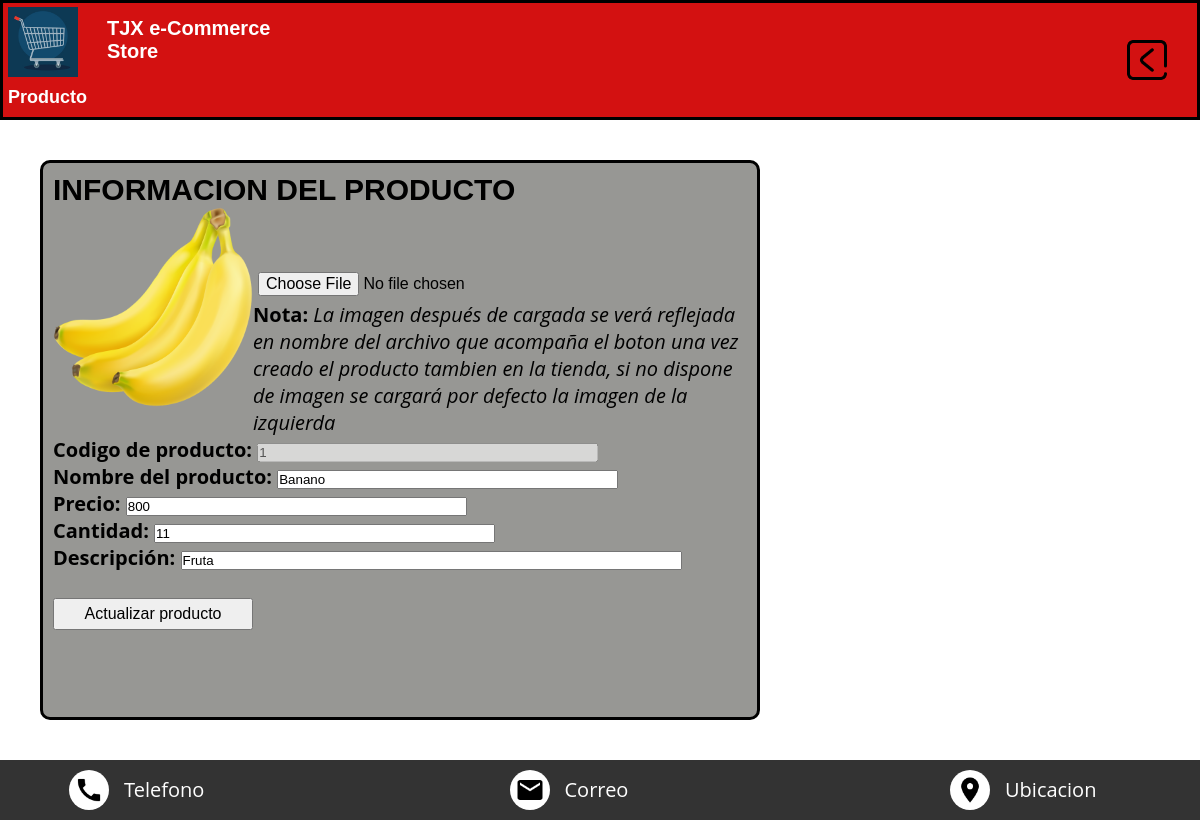
Page /editp/1 (signed in) on the committed database.
### tables this page shows
CREATE TABLE Productos (Codigo INTEGER NOT NULL PRIMARY KEY AUTOINCREMENT, Nombre TEXT NOT NULL, Descripcion TEXT NOT NULL, Precio INTEGER NOT NULL, Cantidad INTEGER NOT NULL, URL_prod TEXT DEFAULT NULL);

### main.py (the view)
@app.route('/editp/<string:id>')
def get_producto(id):
    if 'user' in session:
        try:
            with sqlite3.connect("TJX_productos.db") as con:
                cur = con.cursor()
                query = cur.execute("SELECT Rol FROM Usuarios WHERE Correo = ?",[session['user']]).fetchone()
                rol = query
                if rol[0] == 'Admin':
                    try:
                        with sqlite3.connect("TJX_productos.db") as con:
                            cur = con.cursor()
                            cur.execute('SELECT * FROM Productos WHERE Codigo = {0}'.format(id))
                            data=cur.fetchall()
                            return render_template('editproduct.html', datosprod = data[0])
                    except Error:
                        flash("No se pudo editar el producto")
                        return render_template('editproduct.html')
                else:
                    return redirect('/')
        except Error:
            return redirect('/')
    else:
        return redirect('/')

### templates/editproduct.html (shortened to what this page needs)
{% extends "base/base.html" %}
{% block stylesheet %}
<link rel="stylesheet" href="{{url_for('static',filename='css/product_style.css')}}" />
{% endblock %}
{% block namesheet %}Producto{% endblock %}
{% block content %}
<main>
    <form action="/update_product/{{datosprod.0}}" method="POST" enctype="multipart/form-data">
        <div class="tarjeta_producto">
            <div>
                <h2 class="nombre_txt"><b>INFORMACION DEL PRODUCTO</b></h2>
            </div>
            <div class="img_datos">
                {% if datosprod.5 == None %}
                <img src="/static/img/paquete.png" alt="buscar" class="img_product" />
                {% else %}
                <img src="/static/img/img_products/{{datosprod.5}}" alt="buscar" class="img_product" />
                {% endif %}
                <div class="img_controles">
                    <div class="botonera">
                        <input type="file" name="archivo" accept=".png, .jpeg, .jpg">
                    </div>
                    <p><b>Nota: </b><i>La imagen después de cargada se verá reflejada en nombre del archivo que acompaña el boton una vez creado el producto tambien en la tienda, si no dispone de imagen se cargará por defecto la imagen de la izquierda</i></p>
                </div>
            </div>
            <div>
                <p class="nombre_txt"><b>Codigo de producto: </b><input type="text" name="cod_p" size="40" disabled value={{datosprod.0}}> </p>
                <p class="nombre_txt"><b>Nombre del producto: </b><input type="text" name="nom_p" size="40" value={{datosprod.1}}> </p>
                <p class="nombre_txt"><b>Precio: </b><input type="text" name="precio_p" size="40" value={{datosprod.3}}> </p>
                <p class="nombre_txt"><b>Cantidad: </b><input type="text" name="cant_p" size="40" value={{datosprod.4}}> </p>
            </div>
            <p class="nombre_txt"><b>Descripción: </b><input type="text" name="desc_p" size="60" value={{datosprod.2}}> </p>
           <br>
           <div>
                <input type="submit" class="guardarp" value="Actualizar producto" id="btn_guardar">
            </div>
            <br>
        </div>
    </form>
</main>
{% endblock %}

### static/css/menu_style.css (style rules this page uses)
* { margin: 0; padding: 0; box-sizing: border-box; }
img { display: block; max-width: 100%; }
body { font-family: "open sans", sans-serif; margin: 0%; }
h1, h2, h3 { font-family: Arial, Helvetica, sans-serif; }

### static/css/product_style.css (style rules this page uses)
.tarjeta_producto { width: 60%; height: 70vh; margin: 40px; gap: 10px; padding:10px; background: rgba(105, 105, 100, 0.692); font-size: 20px; color: black; border-style: solid; border-radius: 10px; }
.img_datos { display: flex; }
input[type=file] { font-size:16px; padding: 5px; }
.img_controles { margin-top: 60px; }
.img_product { width: 200px; height: 200px; padding: 5x; }
.guardarp { width: 200px; font-size:16px; padding: 5px; align-items: center; }

### rows in the picture
Productos: URL_prod (picture), cod_p "1", nom_p "Banano", precio_p "800", cant_p "11", desc_p "Fruta"
